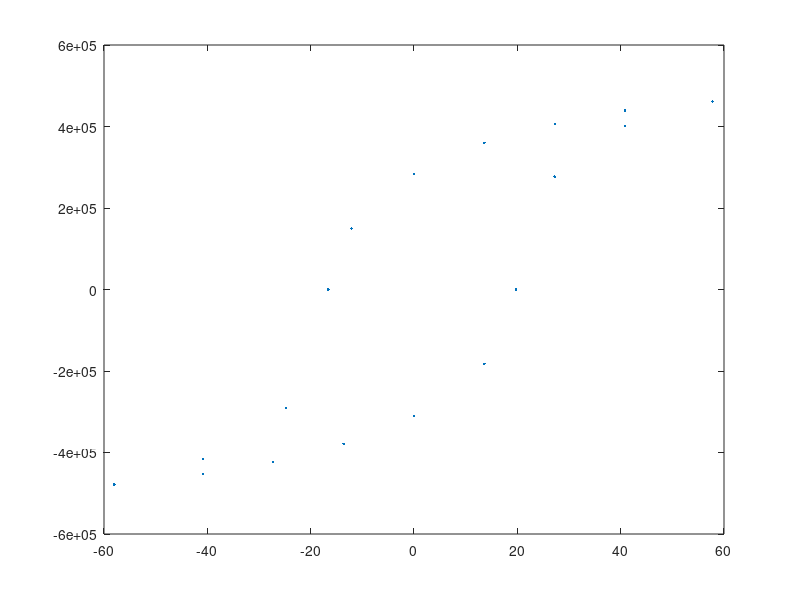

Write the MATLAB code that produced this figure.
fid=fopen(['table.tex'],'w+');
UR=[-213.0 -150.0 -100.0 -50.0 0.0 50.0 72.5 100.0 150.0 212.0 150.0 100.0 50.0 0.0 -44.5 -61.0 -91.0 -150.0]/1000;
UC=[139.0 131.5 123.0 110.0 90.0 53.0 0.0 -80.5 -116.5 -134.0 -127.5 -118.0 -104.5 -82.5 -43.5 0.0 84.5 121.0]/1000;
N1=100;N2=100;
R1=10.17;R2=992.9;
L=3.61e-2;S=1.25e-5;C=4.334;
H=UR.*N1./R1./L;
B=-UC.*R2.*C./N2./S;
uR1=0.01;uR2=0.1;uL=1e-4;uS=1e-7;uC=0.001;
uUR=0.5e-3;uUC=uUR;
uH=N1.*sqrt((uUR/R1/L)^2+(UR.*uR1./R1^2./L).^2+(UR.*uL./R1./L^2).^2);
uB=1/N2.*sqrt((C.*UC.*uR2./S).^2+(R2.*UC.*uC./S).^2+(R2.*C.*uUC./S).^2+(R2.*C.*UC*uS./S^2).^2);
plot(H,B,'.');
B=B./1000;uB=uB./1000;
saveas(gcf,'fig.png');
fprintf(fid,'\\begin{table}[!h]\n');
fprintf(fid,'\\begin{center}\n');
fprintf(fid,'\\begin{tabular}{|c|c|c|}\n');
fprintf(fid,'\\hline\n');
fprintf(fid,'No & H [T] & B [$1\\times10^3$ T] \\\\\n');
fprintf(fid,'\\hline\n');
for i=1:length(H)
    fprintf(fid,'%d\t&\t$%.2f\\pm\t%.2f$\t&\t$%.2f\\pm\t%.2f$\t\\\\\n',i,H(i),uH(i),B(i),uB(i));
    fprintf(fid,'\\hline\n');
end
fprintf(fid,'\\end{tabular}\n');
fprintf(fid,'\\caption{The data of H and B.}\n');
fprintf(fid,'\\label{tab-3}\n');
fprintf(fid,'\\end{center}\n');
fprintf(fid,'\\end{table}\n');
fclose(fid);